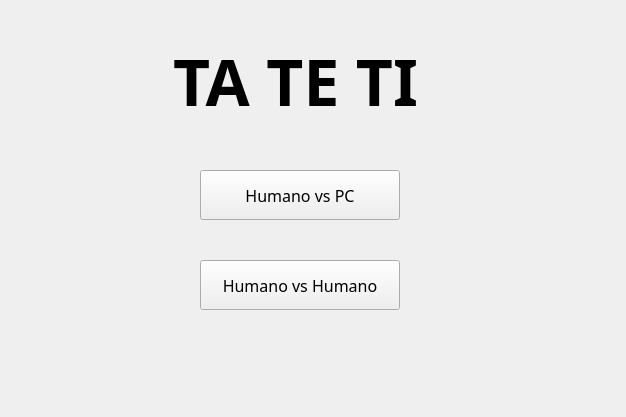
<?xml version="1.0" encoding="UTF-8"?>
<ui version="4.0">
 <class>Partidas</class>
 <widget class="QMainWindow" name="Partidas">
  <property name="geometry">
   <rect>
    <x>0</x>
    <y>0</y>
    <width>626</width>
    <height>417</height>
   </rect>
  </property>
  <property name="sizePolicy">
   <sizepolicy hsizetype="Fixed" vsizetype="Fixed">
    <horstretch>0</horstretch>
    <verstretch>0</verstretch>
   </sizepolicy>
  </property>
  <property name="minimumSize">
   <size>
    <width>626</width>
    <height>417</height>
   </size>
  </property>
  <property name="maximumSize">
   <size>
    <width>626</width>
    <height>417</height>
   </size>
  </property>
  <property name="font">
   <font>
    <family>Kodchasan</family>
    <pointsize>12</pointsize>
   </font>
  </property>
  <property name="windowTitle">
   <string>Partida Rapida</string>
  </property>
  <property name="styleSheet">
   <string notr="true"/>
  </property>
  <widget class="QWidget" name="centralwidget_partidas">
   <property name="styleSheet">
    <string notr="true"/>
   </property>
   <widget class="QPushButton" name="QPushButton_vsPC">
    <property name="geometry">
     <rect>
      <x>200</x>
      <y>170</y>
      <width>200</width>
      <height>50</height>
     </rect>
    </property>
    <property name="minimumSize">
     <size>
      <width>0</width>
      <height>50</height>
     </size>
    </property>
    <property name="text">
     <string>Humano vs PC</string>
    </property>
   </widget>
   <widget class="QPushButton" name="QPushButton_dosjugadores">
    <property name="geometry">
     <rect>
      <x>200</x>
      <y>260</y>
      <width>200</width>
      <height>50</height>
     </rect>
    </property>
    <property name="minimumSize">
     <size>
      <width>0</width>
      <height>50</height>
     </size>
    </property>
    <property name="text">
     <string>Humano vs Humano</string>
    </property>
   </widget>
   <widget class="QLabel" name="label_tateti">
    <property name="geometry">
     <rect>
      <x>120</x>
      <y>40</y>
      <width>351</width>
      <height>81</height>
     </rect>
    </property>
    <property name="font">
     <font>
      <family>Kodchasan</family>
      <pointsize>48</pointsize>
      <weight>75</weight>
      <bold>true</bold>
     </font>
    </property>
    <property name="text">
     <string>TA TE TI</string>
    </property>
    <property name="alignment">
     <set>Qt::AlignCenter</set>
    </property>
   </widget>
  </widget>
 </widget>
 <resources/>
 <connections/>
</ui>
